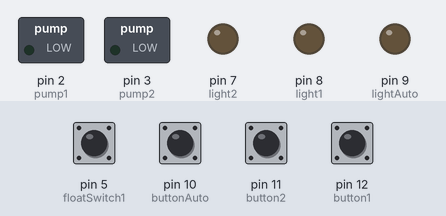
A sketch run on a simulated Arduino Uno, built with avr-gcc and run on an emulated ATmega328P. On the bench: switched loads named in the sketch (green lamp = pin HIGH), output pins drawn as LEDs (lit = HIGH). The inputs (shaded band) are chosen by the test bench; at power-on: pin 5 (floatSwitch1), pin 10 (buttonAuto), pin 11 (button2), pin 12 (button1) HIGH. EEPROM starts erased.

Above: at 1.2 s.
1.3 s: pin 10 (buttonAuto) pulled LOW for 0.15 s
At 1.9 s:
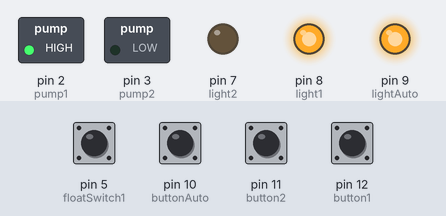
2.9 s: pin 11 (button2) pulled LOW for 0.15 s
At 4.1 s:
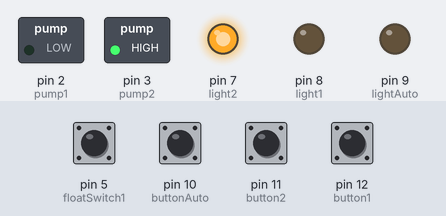
4.5 s: pin 12 (button1) pulled LOW for 0.15 s
At 5.5 s:
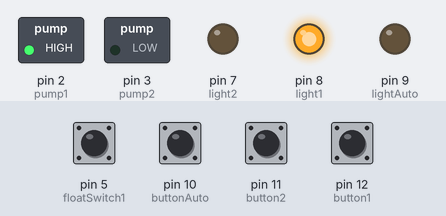
6.1 s: pin 10 (buttonAuto) pulled LOW for 1 s
At 6.7 s:
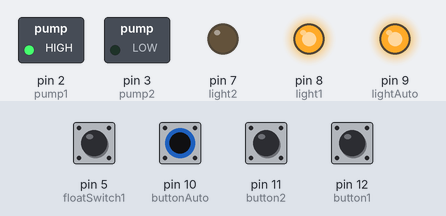
8.6 s: pin 11 (button2) pulled LOW for 1 s
At 9.8 s:
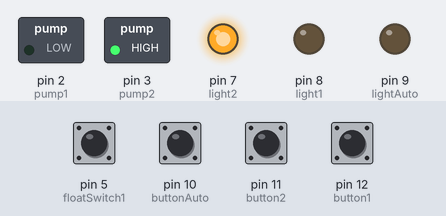
11.1 s: pin 10 (buttonAuto) pulled LOW for 0.15 s
At 11.7 s:
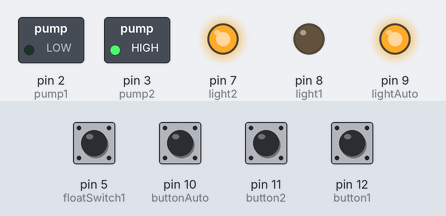
Timing chart, 0 to 13.7 s (numbered marks = the images above; inputs shaded):
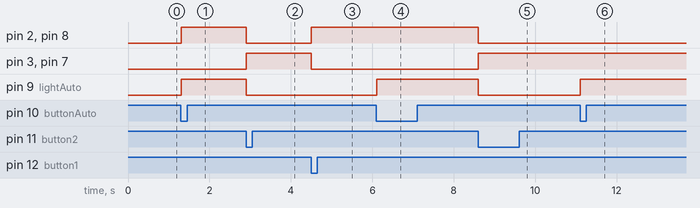

Measured:
- after the input at 1.3 s, pin 2 (pump1), pin 8 (light1), pin 9 (lightAuto): LOW → HIGH at once
- after the input at 2.9 s, pin 2 (pump1), pin 8 (light1), pin 9 (lightAuto): HIGH → LOW at once; pin 3 (pump2), pin 7 (light2): LOW → HIGH at once
- after the input at 4.5 s, pin 2 (pump1), pin 8 (light1): LOW → HIGH at once; pin 3 (pump2), pin 7 (light2): HIGH → LOW at once
- after the input at 6.1 s, pin 9 (lightAuto): LOW → HIGH at once
- after the input at 8.6 s, pin 2 (pump1), pin 8 (light1), pin 9 (lightAuto): HIGH → LOW at once; pin 3 (pump2), pin 7 (light2): LOW → HIGH at once
- after the input at 11.1 s, pin 9 (lightAuto): LOW → HIGH at once

The sketch:

ELENKTIS_MEMFYS.ino
```cpp
#include <EEPROM.h>
#include <Chrono.h>
Chrono pumpChrono(Chrono::SECONDS);

#define pump1 2
#define pump2 3
#define floatSwitch1 5
#define floatSwitch2 6
#define light1 8
#define light2 7
#define lightAuto 9
#define button1 12
#define button2 11
#define buttonAuto 10

// #define pump1 31
// #define pump2 27
// #define floatSwitch1 36
// #define floatSwitch2 38
// #define light1 29
// #define light2 25
// #define lightAuto 23
// #define button1 42
// #define button2 44
// #define buttonAuto 46


static enum pump_mode { AUTOMATIC,
                        PUMP1,
                        PUMP2 } mode;
static enum pump_state { UNLOCK,
                         LOCK } lockState;
bool pump1state, pump2state, previousState = LOW;
unsigned long timeCount = millis();
uint8_t debounce = 50;

void setup() {
  // put your setup code here, to run once:
  pinMode(pump1, OUTPUT);
  pinMode(pump2, OUTPUT);
  pinMode(light1, OUTPUT);
  pinMode(light2, OUTPUT);
  pinMode(lightAuto, OUTPUT);
  pinMode(button1, INPUT_PULLUP);
  pinMode(button2, INPUT_PULLUP);
  pinMode(buttonAuto, INPUT_PULLUP);
  pinMode(floatSwitch1, INPUT_PULLUP);
  pinMode(floatSwitch2, INPUT_PULLUP);
  pump1state = LOW;
  pump2state = LOW;
  // mode = PUMP2;
  // EEPROM.put(0 * sizeof(mode), mode);  //save to EEPROM
  EEPROM.get(0 * sizeof(mode), mode);  //read EEPROM
  lockState = UNLOCK;
  //Serial.begin(9600);
}

void loop() {
  // put your main code here, to run repeatedly:
  checkButtonPress();


  /* Check if both tanks are below setpoint
   * turn off pumps if tanks are below
   * lock the rest of the loop
  */

  if (digitalRead(floatSwitch1) == LOW && digitalRead(floatSwitch2) == LOW && lockState == UNLOCK) {
    lockState = LOCK;
    pump2state = LOW;
    pump1state = LOW;
    digitalWrite(pump1, pump1state);
    digitalWrite(light1, pump1state);
    digitalWrite(pump2, pump2state);
    digitalWrite(light2, pump2state);
  }


  /* Check if any tank is above setpoint
   * unlock the rest of the loop if so
  */
  if ((digitalRead(floatSwitch1) == HIGH || digitalRead(floatSwitch2) == HIGH) && lockState == LOCK) {
    lockState = UNLOCK;
    //Serial.println("unlock loop");
  }

  if (lockState == UNLOCK) {
    if (mode == AUTOMATIC) {

      /* Check if both pumps are off (first run)
       * turn on pump 1 first and start timing
      */
      if (pump1state == LOW && pump2state == LOW) {
        pump1state = HIGH;
        digitalWrite(lightAuto, HIGH);
        digitalWrite(pump1, pump1state);
        digitalWrite(light1, pump1state);
        pumpChrono.restart();
      }

      /* Check if pump 1 is on and 1 hour has passed
       * turn off pump 1 and turn on pump 2
      */
      if (pump1state == HIGH && pump2state == LOW && pumpChrono.hasPassed(3600)) {
        pump2state = HIGH;
        pump1state = LOW;
        digitalWrite(pump1, pump1state);
        digitalWrite(light1, pump1state);
        digitalWrite(pump2, pump2state);
        digitalWrite(light2, pump2state);
        pumpChrono.restart();
      }

      /* Check if pump 2 is On and 1 hour has passed
       * turn off pump 2 and turn on pump 1
      */
      if (pump2state == HIGH && pump1state == LOW && pumpChrono.hasPassed(3600)) {
        pump1state = HIGH;
        pump2state = LOW;
        digitalWrite(pump2, pump2state);
        digitalWrite(light2, pump2state);
        digitalWrite(pump1, pump1state);
        digitalWrite(light1, pump1state);
        pumpChrono.restart();
      }
    } else if (mode == PUMP1) {
      /* turn On pump 1 if not On already
      */
      if (pump1state == LOW) {
        pump2state = LOW;
        digitalWrite(pump2, pump2state);
        digitalWrite(light2, pump2state);
        pump1state = HIGH;
        digitalWrite(pump1, pump1state);
        digitalWrite(light1, pump1state);
      }
    } else if (mode == PUMP2) {
      /* turn On pump 2 if not On already
      */
      if (pump2state == LOW) {
        pump1state = LOW;
        digitalWrite(pump1, pump1state);
        digitalWrite(light1, pump1state);
        pump2state = HIGH;
        digitalWrite(pump2, pump2state);
        digitalWrite(light2, pump2state);
      }
    }
  }
}
void checkButtonPress() {
  if (!digitalRead(buttonAuto) && previousState == HIGH && millis() - timeCount > debounce) {
    mode = AUTOMATIC;
    EEPROM.put(0 * sizeof(mode), mode);  //save to EEPROM
    digitalWrite(lightAuto, HIGH);
    pumpChrono.restart();
    timeCount = millis();
    previousState = !previousState;
  } else if (!digitalRead(button1) && previousState == HIGH && millis() - timeCount > debounce) {
    mode = PUMP1;
    EEPROM.put(0 * sizeof(mode), mode);  //save to EEPROM
    digitalWrite(lightAuto, LOW);
    timeCount = millis();
    previousState = !previousState;
  } else if (!digitalRead(button2) && previousState == HIGH && millis() - timeCount > debounce) {
    mode = PUMP2;
    EEPROM.put(0 * sizeof(mode), mode);  //save to EEPROM
    digitalWrite(lightAuto, LOW);
    timeCount = millis();
    previousState = !previousState;
  } else {
    previousState = !previousState;
  }
}
```
